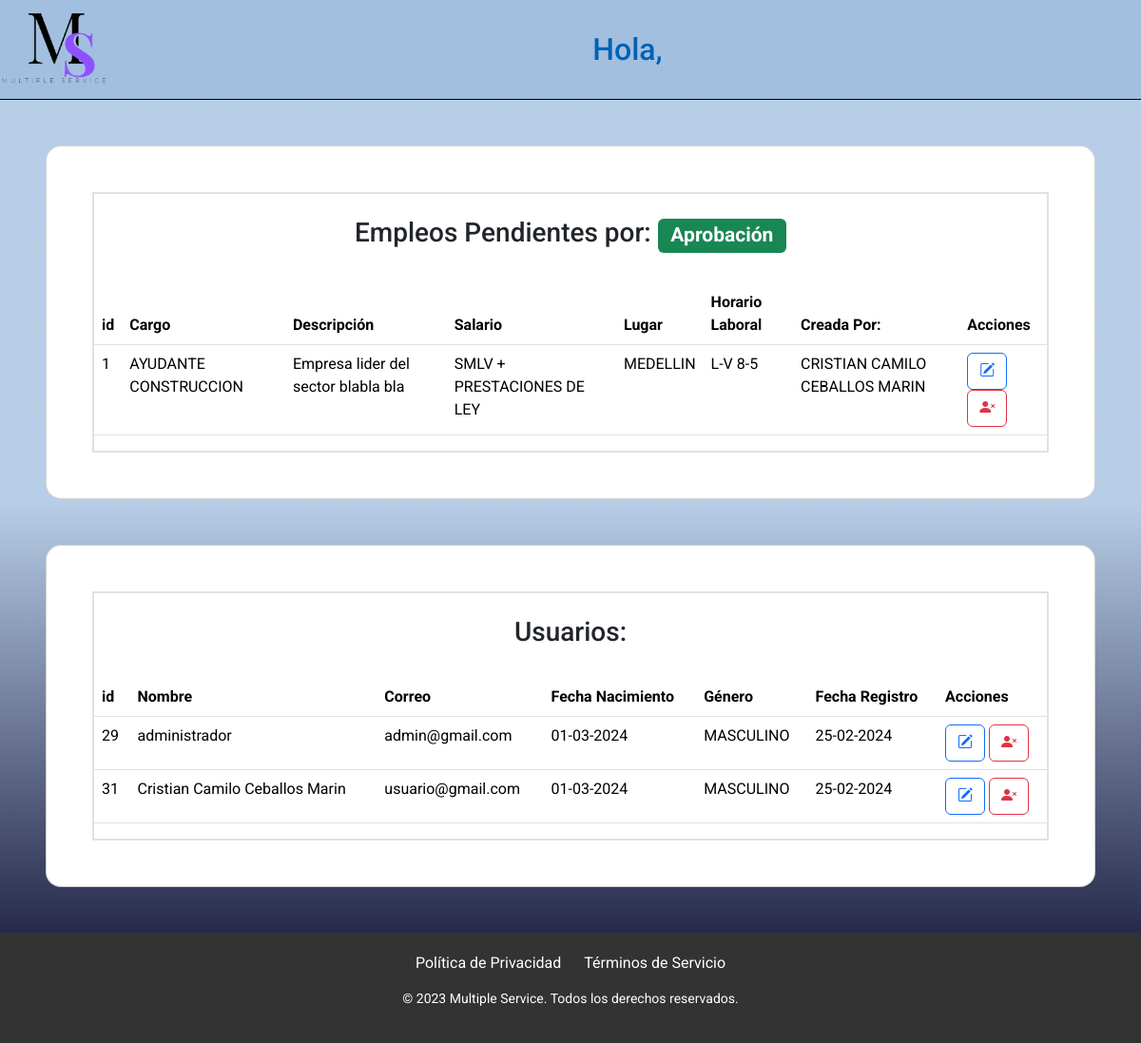
Page /vistas/administracion.php on the committed database.
### tables this page shows
CREATE TABLE `empleos` (
  `id` int(11) NOT NULL,
  `cargo` varchar(100) NOT NULL,
  `descripcion` varchar(100) NOT NULL,
  `salario` varchar(50) NOT NULL,
  `lugar` varchar(50) NOT NULL,
  `horario` varchar(10) NOT NULL,
  `creado_por` varchar(100) NOT NULL,
  `estado` enum('PENDIENTE','RECHAZADO','APROBADO') NOT NULL,
  `fecha_creacion` timestamp NOT NULL DEFAULT current_timestamp()
);

CREATE TABLE `users` (
  `id` int(11) NOT NULL,
  `nombre` varchar(100) NOT NULL,
  `email` varchar(120) NOT NULL,
  `password` varchar(10) NOT NULL,
  `confirmar_password` varchar(10) NOT NULL,
  `fecha_nacimiento` varchar(11) NOT NULL,
  `genero` enum('MASCULINO','FEMENINO','PREFIERO NO DECIRLO') NOT NULL,
  `tipo_usuario` enum('ESTANDAR','ADMIN','','') NOT NULL,
  `fecha_registro` timestamp NOT NULL DEFAULT current_timestamp()
);

### vistas/administracion.php (the view, shortened to what this page needs)
<!DOCTYPE html>
<html lang="es">
<head>
    <link rel="stylesheet" href="../css/estilos_mul.css">
    <link rel="stylesheet" href="https://cdn.jsdelivr.net/npm/bootstrap@5.3.2/dist/css/bootstrap.min.css">
    <link rel="stylesheet" href="https://cdn.jsdelivr.net/npm/bootstrap-icons@1.11.3/font/bootstrap-icons.min.css">
</head>
<body>
  <header class="Tituloosm">
    <img class="logo_header" src="../img/logo_1.png" alt="Multiple Service">
    <h1 class="text-capitalize fs-2 text"> Hola, <?php echo $_SESSION['nombre_usuario']; ?></h1>
    </header>
<section class="p-5 m-5 card rounded-4">
    <div class="border border-2">
        <h3 class="text-center pb-4 mt-4">Empleos Pendientes por: <span class="badge text-bg-success">Aprobación</span></h3>
        <table class="table table-hover">
            <thead>
                <th>id</th>
                <th>Cargo</th>
                <th>Descripción</th>
                <th>Salario</th>
                <th>Lugar</th>
                <th>Horario Laboral</th>
                <th>Creada Por:</th>
                <th>Acciones</th>
            </thead>
            <tbody>
                <?php
                    $usuario = 'root';
                    $contrasena = '';
                    $conexion = new PDO('mysql:host=localhost;dbname=multiple_services', $usuario, $contrasena);
                    $conexion->setAttribute(PDO::ATTR_ERRMODE, PDO::ERRMODE_EXCEPTION);
                    $sql = "SELECT id, cargo, descripcion, salario, lugar, horario, creado_por, estado, fecha_creacion FROM empleos";
                    $stmt = $conexion->query($sql);
                ?>
                <?php while ($fila = $stmt->fetch(PDO::FETCH_ASSOC)): ?>
                    <tr>
                        <td><?= $fila['id'] ?></td>
                        <td><?= $fila['cargo'] ?></td>
                        <td><?= $fila['descripcion'] ?></td>
                        <td><?= $fila['salario'] ?></td>
                        <td><?= $fila['lugar'] ?></td>
                        <td><?= $fila['horario'] ?></td>
                        <td><?= $fila['creado_por'] ?></td>
                        <td>
                            <button type="button" class="btn btn-outline-primary" data-bs-toggle="tooltip" data-bs-placement="top" data-bs-title="editar"><i class="bi bi-pencil-square"></i></button>
                            <button type="button" class="btn btn-outline-danger"><i class="bi bi-person-x-fill"></i></button>
                        </td>
                    </tr>
                <?php endwhile; ?>
            </tbody>
        </table>
    </div>
</section>
    <section class="p-5 m-5 card rounded-4">
<div class="border border-2">
    <h3 class="text-center pb-4 mt-4">Usuarios:</h3>
<table class="table table-hover">
        <thead>
        <th>id</th>
        <th>Nombre</th>
        <th>Correo</th>
        <th>Fecha Nacimiento</th>
        <th>Género</th>
        <th>Fecha Registro</th>
        <th>Acciones</th>
    </thead>
    <tbody>
    <?php
        $sql_empleados = "SELECT id, nombre, email, fecha_nacimiento, genero, fecha_registro  FROM users";
        $stmt_empleados = $conexion->query($sql_empleados);
    ?>
        <?php while ($fila = $stmt_empleados->fetch(PDO::FETCH_ASSOC)): ?>
                    <tr>
                        <td><?= $fila['id'] ?></td>
                        <td><?= $fila['nombre'] ?></td>
                        <td><?= $fila['email'] ?></td>
                        <td><?= date("d-m-Y", strtotime($fila['fecha_nacimiento'])) ?></td>
                        <td><?= $fila['genero'] ?></td>
                        <td><?= date("d-m-Y", strtotime($fila['fecha_registro'])) ?></td>
                        <td>
                            <button type="button" class="btn btn-outline-primary" data-bs-toggle="tooltip" data-bs-placement="top" data-bs-title="editar"><i class="bi bi-pencil-square"></i></button>
                            <button type="button" class="btn btn-outline-danger"><i class="bi bi-person-x-fill"></i></button>
                        </td>
                    </tr>
                <?php endwhile; ?>
    </tbody>
</table>
</div>
</section>
    <footer>
      <div class="footer-links">
          <a href="#" target="_blank">Política de Privacidad</a>
          <a href="#" target="_blank">Términos de Servicio</a>
      </div>
      <p>&copy; 2023 Multiple Service. Todos los derechos reservados.</p>
    </footer>
</body>
</html>

### css/estilos_mul.css (style rules this page uses)
* { margin: 0; padding: 0; box-sizing: border-box; text-decoration: none; font-family: "Roboto", sans-serif; }
body { margin: 0px; font-family: "Roboto", sans-serif; background: rgb(13, 0, 255); background: linear-gradient(0deg, rgba(2, 0, 36, 1) 0%, rgba(153, 185, 221, 0.7008928571428572) 52%); background-position: center; background-attachment: fixed; }
header { background-color: rgba(153, 185, 221, 0.7); color: white; text-align: center; display: flex; justify-content: space-between; align-items: center; border-bottom: solid 1px black; }
.Tituloosm h1 { font-family: "Roboto", sans-serif; color: #0062b3; text-align: center; text-transform: uppercase; margin: 20px auto; font-size: 40px; }
.logo_header { width: 10%; }
button { background-color: rgb(5, 45, 119); text-align: center; padding: 6%; height: 30px; border-radius: 10px; }
section { margin: 20px 0; padding: 20px; }
footer { background-color: #333; color: #fff; padding: 20px; text-align: center; }
.footer-links { margin-bottom: 15px; }
.footer-links a { text-decoration: none; color: #fff; margin: 0 10px; }
p { font-size: 14px; margin: 0; }
p { margin-top: 20px; font-size: 14px; }
[type=button]:not(:disabled), [type=reset]:not(:disabled), [type=submit]:not(:disabled), button:not(:disabled) { padding-bottom: 31px !important; }

### rows in the picture
empleos: id "1", cargo "AYUDANTE CONSTRUCCION", descripcion "Empresa lider del sector blabla bla", salario "SMLV + PRESTACIONES DE LEY", lugar "MEDELLIN", horario "L-V 8-5", creado_por "CRISTIAN CAMILO CEBALLOS MARIN"
users: id "29", nombre "administrador", email "admin@gmail.com", fecha_nacimiento "01-03-2024", genero "MASCULINO", fecha_registro "25-02-2024"
users: id "31", nombre "Cristian Camilo Ceballos Marin", email "usuario@gmail.com", fecha_nacimiento "01-03-2024", genero "MASCULINO", fecha_registro "25-02-2024"
